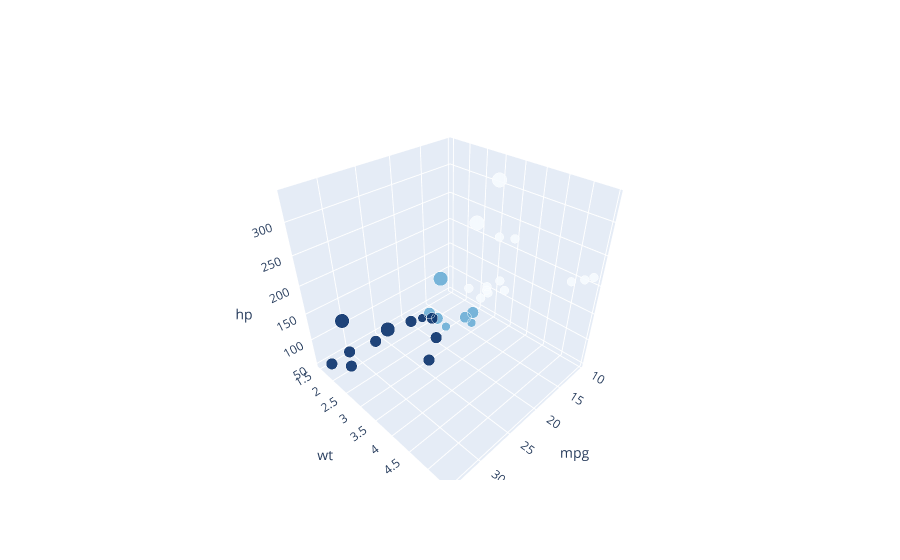

Source (notebook cell):
### Code cell
markersize = data['gear']*2
markercolor = data['cyl']
graph2 = go.Scatter3d(x=data['mpg'],
                    y=data['wt'],
                    z=data['hp'],
                    marker=dict(size=markersize,
                                color=markercolor,
                                opacity=0.9,
                                reversescale=True,
                                colorscale='Blues'),
                    line=dict (width=0.12),
                    mode='markers'
                    )
layout = go.Layout(scene=dict(xaxis=dict(title="mpg"),
                   yaxis=dict( title="wt"),
                   zaxis=dict(title='hp')),)
go.Figure(graph2, layout = layout).show()

### Figure 1 — Plotly figure (JSON) as saved in the notebook; plotly's stock layout.template omitted (floating-point values rounded to 4 significant figures)
{"data": [{"line": {"width": 0.12}, "marker": {"color": [6, 6, 4, 6, 8, 6, 8, 4, 4, 6, 6, 8, 8, 8, 8, 8, 8, 4, 4, 4, 4, 8, 8, 8, 8, 4, 4, 4, 8, 6, 8, 4], "colorscale": [[0, "rgb(247,251,255)"], [0.125, "rgb(222,235,247)"], [0.25, "rgb(198,219,239)"], [0.375, "rgb(158,202,225)"], [0.5, "rgb(107,174,214)"], [0.625, "rgb(66,146,198)"], [0.75, "rgb(33,113,181)"], [0.875, "rgb(8,81,156)"], [1, "rgb(8,48,107)"]], "opacity": 0.9, "reversescale": true, "size": [8, 8, 8, 6, 6, 6, 6, 8, 8, 8, 8, 6, 6, 6, 6, 6, 6, 8, 8, 8, 6, 6, 6, 6, 6, 8, 10, 10, 10, 10, 10, 8]}, "mode": "markers", "type": "scatter3d", "x": [21, 21, 22.8, 21.4, 18.7, 18.1, 14.3, 24.4, 22.8, 19.2, 17.8, 16.4, 17.3, 15.2, 10.4, 10.4, 14.7, 32.4, 30.4, 33.9, 21.5, 15.5, 15.2, 13.3, 19.2, 27.3, 26, 30.4, 15.8, 19.7, 15, 21.4], "y": [2.62, 2.875, 2.32, 3.215, 3.44, 3.46, 3.57, 3.19, 3.15, 3.44, 3.44, 4.07, 3.73, 3.78, 5.25, 5.424, 5.345, 2.2, 1.615, 1.835, 2.465, 3.52, 3.435, 3.84, 3.845, 1.935, 2.14, 1.513, 3.17, 2.77, 3.57, 2.78], "z": [110, 110, 93, 110, 175, 105, 245, 62, 95, 123, 123, 180, 180, 180, 205, 215, 230, 66, 52, 65, 97, 150, 150, 245, 175, 66, 91, 113, 264, 175, 335, 109]}], "layout": {"scene": {"xaxis": {"title": {"text": "mpg"}}, "yaxis": {"title": {"text": "wt"}}, "zaxis": {"title": {"text": "hp"}}}}}
